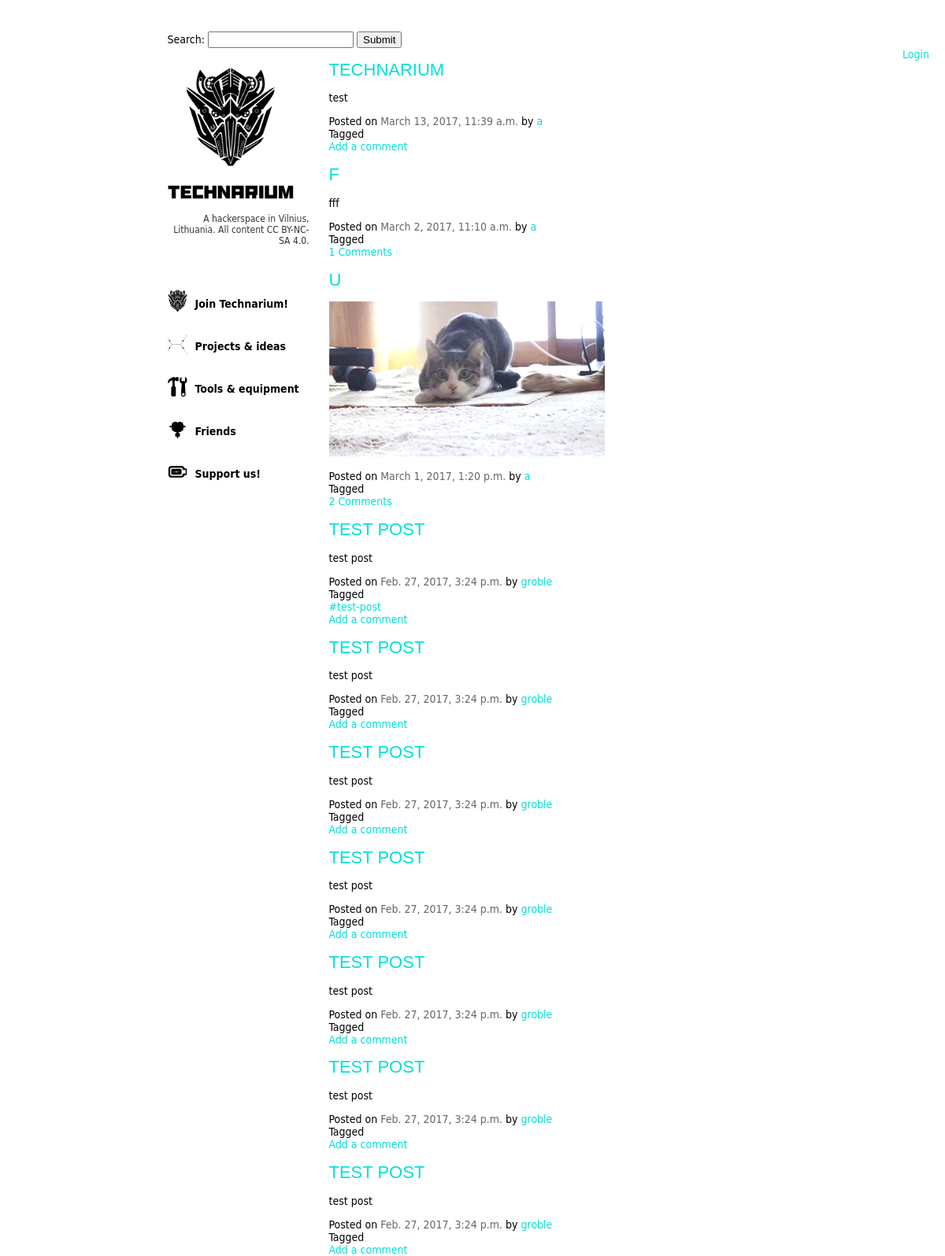
Screenshot of /blog/ with the database file from the repository.
### blog/models.py (models this page shows, shortened)
class Post(models.Model):
	title = models.CharField(max_length=128, default='No title', null=True, blank=True)
	body = models.TextField()
	slug = models.SlugField()
	date_time = models.DateTimeField()
	timestamp = models.IntegerField()
	tags = models.ManyToManyField(Tag,blank=True)
	created_by = models.ForeignKey('UserProfile', null=True)
	class Meta:
		ordering = ['-date_time']

class UserProfile(models.Model):
	user = models.OneToOneField(User) # required
	def __str__(self):
		return self.user.username

class Tag(models.Model):
	name = models.CharField(max_length=128, unique=True)

### blog/views.py (the view)
# urls.py: url(r'^page/(?P<page_num>[\w\d+]+)/$', views.post_list, name='page'),
def post_list(request, page_num=1):
	page_num=int(page_num)
	post_list = Post.objects.all().order_by('-date_time')[page_num*10-10:page_num*10] # query next 10 posts
	tag_list = Tag.objects.all()
	context_dict={'post_list': post_list, 'page_num': page_num}
	if page_num == 1: #render full page if we're on the first page
		return render(request, 'blog/post_list.html', context_dict)
	else: # else render only the post_list without header, etc
		return render(request, 'blog/post_list_template.html', context_dict)

### blog/forms.py
class SearchForm(forms.Form):
	search= forms.CharField(label="Search...", max_length=256)

### blog/utils.py (called while the page is built)
def search_context(request):
    search_form = SearchForm()
    return {
        'search_form': search_form,
    }

### blog/templates/blog/post_list.html (shortened to what this page needs)
{% extends "blog/main.html" %}
{% block head %}
{% load staticfiles%}
{% endblock %}
{% block post_list %}
	{% include "blog/post_list_template.html" %}
{% endblock %}

### blog/templates/blog/post_list_template.html (shortened to what this page needs)
{% if post_list %}
	{% for post in post_list %}
		<div class='post'>
		<h1 class='post_title'>
		<a href="{% url 'single_post_view' slug=post.slug pk=post.pk %}">{{post.title}}</a>
		</h1>
		<div class='post_body'><p>{{ post.body|safe }}</p></div>
		<div class='post_date'>Posted on <a class="posted_date" href="{% url 'single_post_view' slug=post.slug pk=post.pk %}">{{post.date_time}}</a>
		{% if post.created_by %}
		by <a href="{% url 'view_posts_by_author' username=post.created_by %}">{{ post.created_by }}</a>
		{% endif %}
		</div>
		<div class='tags'>Tagged</br>
			{% for tag in post.tags.all %}
			<a class='btn tag_button' href="{% url 'view_tagged_posts' tag_name=tag.name %}">{{tag.name}}</a>
			{% endfor %}
		</div>
		{% if post.comment_set.count > 0 %}
			<a href="{% url 'add_comment' pk=post.pk slug=post.slug  %}">
			{{post.comment_set.count}} Comments
			</a>
			{% else %}
			<a href="{% url 'add_comment' pk=post.pk slug=post.slug  %}">Add a comment</a>
		{% endif %}
	</div>
	{% endfor %}
{% endif %}

### blog/static/blog/blog.css (style rules this page uses)
.post_title { text-transform: uppercase; font: 22px 'BebasNeueRegular',Impact,Helvetica,Arial,sans-serif; font-style: normal; font-weight: normal; }
.posted_date { color:#666666; }
.post { width: 600px; text-align: left; }
html, body, div { background:#ffffff; padding:0px; margin:0px; font-family: Frutiger, "Frutiger Linotype", Univers, Calibri, "Gill Sans", "Gill Sans MT", "Myriad Pro", Myriad, "DejaVu Sans Condensed", "Liberation Sans","Nimbus Sans L", Tahoma, Geneva, "Helvetica Neue", Helvetica, Arial, sans-serif; color:#000000; font-size:14px; }
a { color: rgb(0, 224, 213); text-decoration: none; }
h1 a, h2 a, h3 a, h4 a { transition: all 0.1s ease-in-out 0s; }
.tag_button:before { content:'#'; }

### rows the page displays
Post: title "TECHNARIUM", body "test", date_time "March 13, 2017, 11:39 a.m.", created_by "a", shows "Add a comment"
Post: title "F", body "fff", date_time "March 2, 2017, 11:10 a.m.", created_by "a", comment_set.count "1"
Post: title "U", body (picture), date_time "March 1, 2017, 1:20 p.m.", created_by "a", comment_set.count "2"
Post: title "TEST POST", body "test post", date_time "Feb. 27, 2017, 3:24 p.m.", created_by "groble", shows "Add a comment"
Tag: name "test-post"
Post: title "TEST POST", body "test post", date_time "Feb. 27, 2017, 3:24 p.m.", created_by "groble", shows "Add a comment"
Post: title "TEST POST", body "test post", date_time "Feb. 27, 2017, 3:24 p.m.", created_by "groble", shows "Add a comment"
Post: title "TEST POST", body "test post", date_time "Feb. 27, 2017, 3:24 p.m.", created_by "groble", shows "Add a comment"
Post: title "TEST POST", body "test post", date_time "Feb. 27, 2017, 3:24 p.m.", created_by "groble", shows "Add a comment"
Post: title "TEST POST", body "test post", date_time "Feb. 27, 2017, 3:24 p.m.", created_by "groble", shows "Add a comment"
Post: title "TEST POST", body "test post", date_time "Feb. 27, 2017, 3:24 p.m.", created_by "groble", shows "Add a comment"
